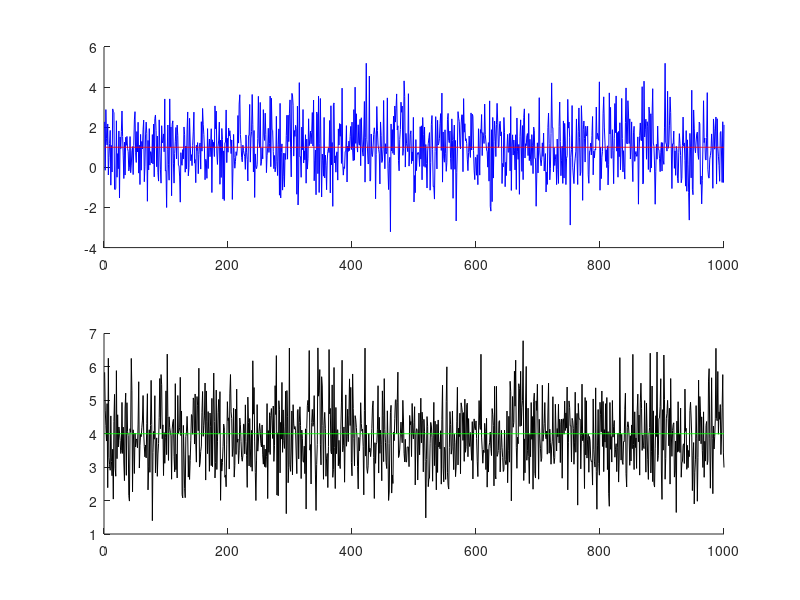
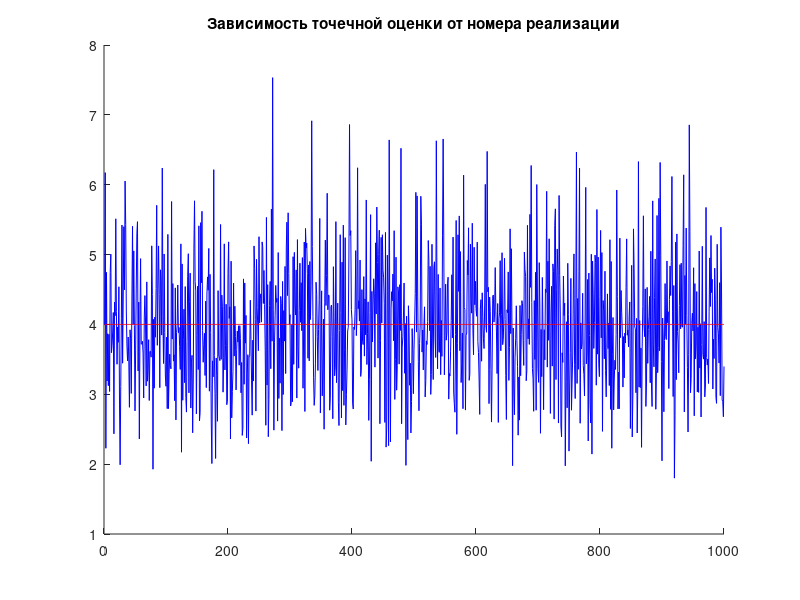
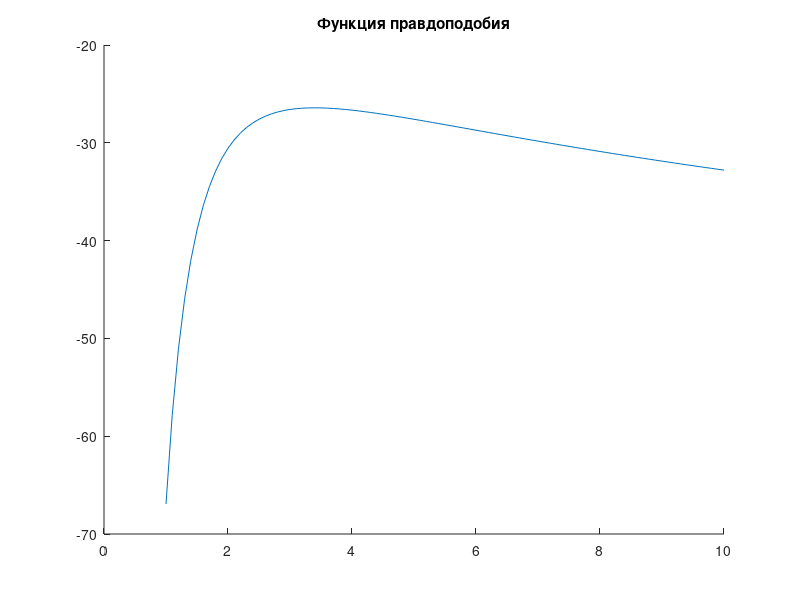
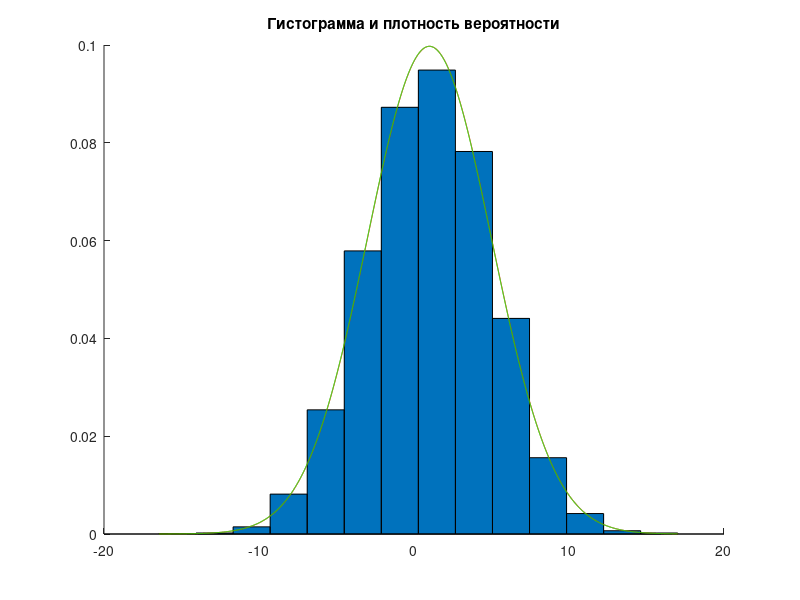

The MATLAB source for these figures, in order:
clear
clc
%-----1----—
N=10000;
MU=1;
SIGMA=4;
X = random('Normal',MU,SIGMA,N,1);
%-----2---—
%-----2.1--— метод моментов
M=1000;
NN=10;
for i=1:M
xx1=random('Normal',MU,SIGMA,NN,1);
mus(i)=MU; %точное значение параметра
sigmas(i)=SIGMA; %точное значение параметра
mu(i)=mean(xx1); %по методу моментов параметр = мат ожиданию
sigma(i)=sqrt(var(xx1)); %по методу моментов дисперсия=сигма^2, отсюда выражаем сигму
x_1(i)=i;
end
figure(1);
subplot(2,1,1);
hold all;
plot(mu,'blue');
plot(x_1,mus,'red');
subplot(2,1,2);
hold all;
plot(sigma,'black');
plot(x_1,sigmas,'green');
%----2.2--— метод максимального правдоподобия
for i=1:M
X2_2=random('Normal',MU,SIGMA,NN,1);
func= @(x,sigma) -log(sigma)-log(2*pi)/2-((x-2).^2/(2*sigma^2)); %логарифм от функции правдоподбия
func_pr= @(sigma) sum(func(X2_2,sigma)); %логарифм от функции правдоподбия для всей выборки
func_pr2=@(sigma) -func_pr(sigma); %переворачиваем функцию и находим минимум
ocenka_max_p(i)=fminbnd(func_pr2,0,10);
end
figure(2);
hold all;
title('Зависимость точечной оценки от номера реализации');
plot(ocenka_max_p,'blue');
plot(x_1,sigmas,'red');
hold off;
figure(3);
hold all
title('Функция правдоподобия');
Y=(1:0.1:10);
for i=1:91
m(i)=func_pr(Y(i));
end
hold all;
plot(Y,m);
%----2.3--—
sum_ocenka_mu=sum(mu)/NN;
smesh_ocenka=sum_ocenka_mu-MU;
disp=sum((mu-sum_ocenka_mu).^2)/NN;
rass=sum((mu-MU).^2)/NN;
%----3---—
figure(4);
hold all;
N1=10000;
X_max=max(X);
X_min=min(X);
r=floor(log2(N1))+1;%r- количество столбцов
h=(X_max-X_min)/r;%ширина каждого столбика
%массив границ
for i=1:(r+1)
z(i)=X_min+(i-1)*h;% массив из границ интервалов
end
%массив серединок
z1=z+h/2;%середины интервалов полученные из границ интервалов
z2=z1(1:r);%чтобы не попасть в "пустоту"
U=hist(X,z2);%U - массив частот для каждого интервала, середины которых в z2
bar(z2,U/(h*N1),1);% гистограмма относительных частот
%плотность вероятности
h1=(X_max-X_min)/N1;
for i=1:N1 %цикл от1 до N
xx(i)=X_min+(i-1)*h1;% массив из N точек от мин до макс
end
for i=1:N1
muu=mean(X);
end
summu=sum(muu);
title('Гистограмма и плотность вероятности')
f=pdf('Normal',xx,MU,SIGMA);
f1=pdf('Normal',xx,summu,SIGMA);
hold on
plot(xx,f,'red');
plot(xx,f1,'green')
%----4---—
figure(5);
hold all;
F_teor = cdf ('Normal',xx,MU,SIGMA);
F_teor_1=cdf('Normal',xx,summu,SIGMA);
plot(xx,F_teor,'green');
plot(xx,F_teor_1,'blue');
ecdf(X);% "Эмпирическая по негруппированным